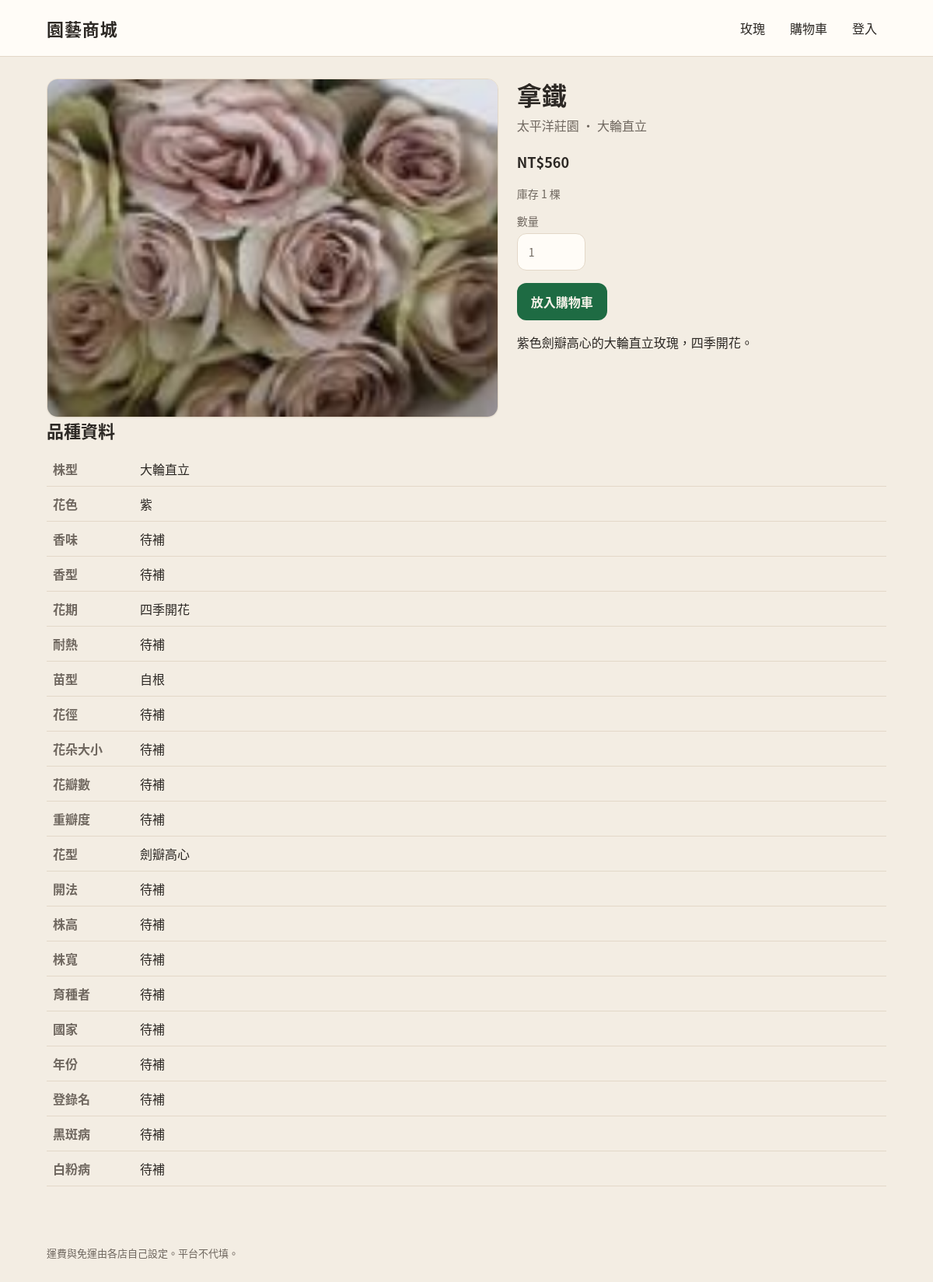
/product/367, run on an earlier commit of the app's database.
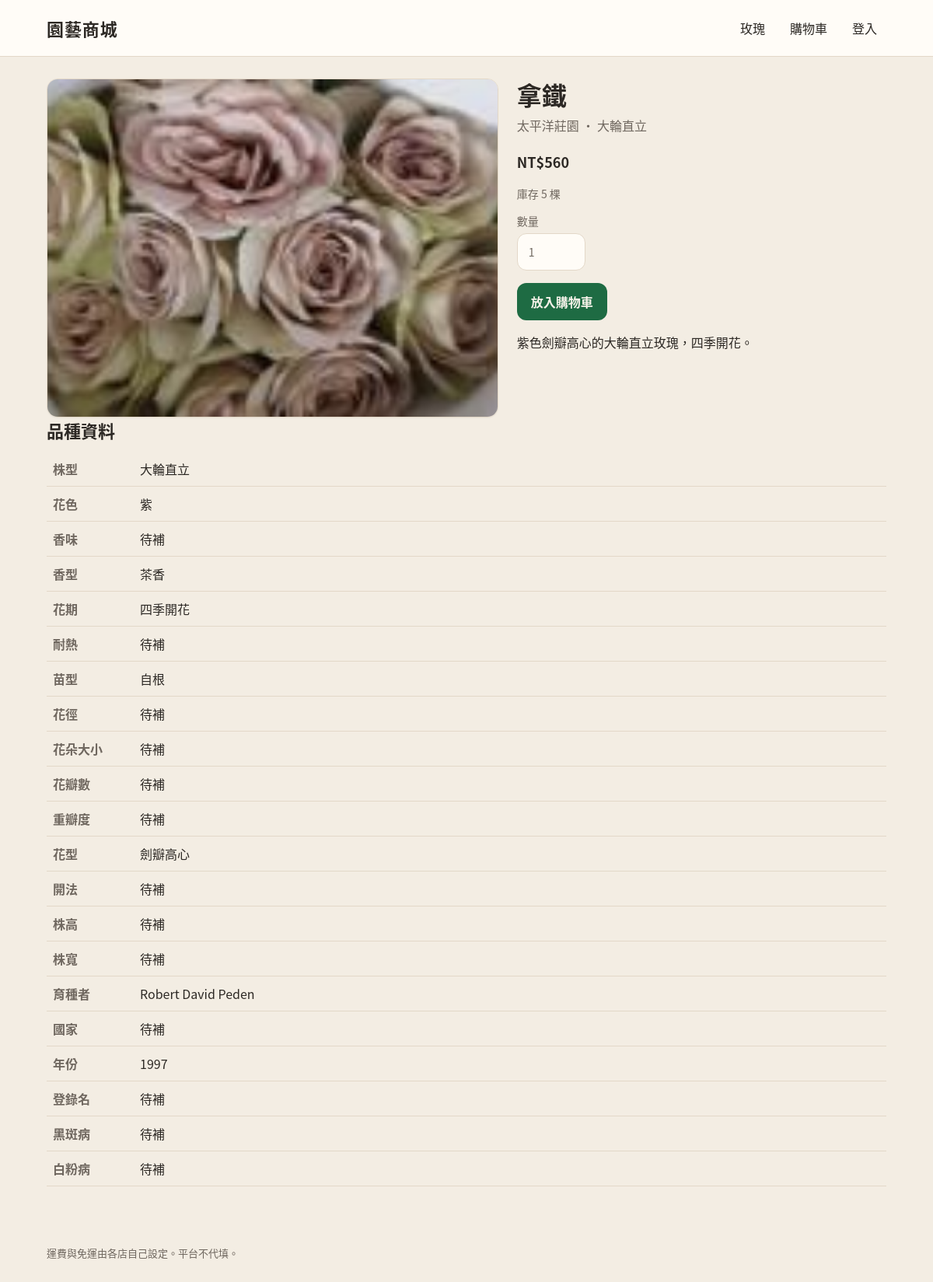
And on a later commit of the database.
### tables this page shows
CREATE TABLE products (
  id INTEGER PRIMARY KEY,
  vendor_id INTEGER NOT NULL,
  sku TEXT NOT NULL UNIQUE,
  name TEXT NOT NULL,
  description TEXT NOT NULL DEFAULT '',
  price_twd INTEGER NOT NULL DEFAULT 0,
  stock INTEGER NOT NULL DEFAULT 0,
  status TEXT NOT NULL,
  category_code TEXT NOT NULL DEFAULT '',
  listing_kind TEXT NOT NULL,
  rose_offer_id INTEGER,
  stock_gate TEXT NOT NULL DEFAULT 'released',
  vendor_edited INTEGER NOT NULL DEFAULT 0,
  photo TEXT NOT NULL DEFAULT '',
  specs_json TEXT NOT NULL DEFAULT '{}',
  created_at TEXT NOT NULL,
  FOREIGN KEY (vendor_id) REFERENCES vendors(id)
);

CREATE TABLE vendors (
  id INTEGER PRIMARY KEY,
  name TEXT NOT NULL,
  login TEXT NOT NULL UNIQUE,
  password_hash TEXT NOT NULL,
  shipping_fee_twd INTEGER,
  free_shipping_min_twd INTEGER,
  created_at TEXT NOT NULL
);

### src/bootstrap.php (called while the page is built, shortened)
<?php
function garden_root(): string
{
    return dirname(__DIR__);
}
function db_path(): string
{
    $env = getenv('GARDEN_DB');
    return $env !== false && $env !== '' ? $env : garden_root() . '/data/garden.sqlite';
}
function db(): PDO
{
    $path = db_path();
    $pdo = new PDO('sqlite:' . $path, null, null, [
        PDO::ATTR_ERRMODE => PDO::ERRMODE_EXCEPTION,
        PDO::ATTR_DEFAULT_FETCH_MODE => PDO::FETCH_ASSOC,
    ]);
    $pdo->exec('PRAGMA foreign_keys = ON');
    return $pdo;
}
function h(?string $value): string
{
    return htmlspecialchars((string) $value, ENT_QUOTES | ENT_SUBSTITUTE, 'UTF-8');
}
function money(int $n): string
{
    return 'NT$' . number_format($n);
}
function redact(string $text): string
{
    $text = preg_replace('/https?:\/\/\S+/u', '', $text) ?? $text;
    $text = preg_replace('/冬冬玫瑰園|冬冬玫瑰網|冬冬|dongdongs\.com|dongdongs/iu', '', $text) ?? $text;
    $text = preg_replace('/尚實園藝|尚實|shop2000\.com\.tw/iu', '', $text) ?? $text;
    $text = preg_replace('/玫瑰天地|四季有花玫瑰園|四季有花/u', '', $text) ?? $text;
    $text = preg_replace('/[ \t]{2,}/u', ' ', $text) ?? $text;
    return trim($text);
}
function categories(): array
{
    return [
        ['code' => 'HT', 'name' => '大輪直立', 'group' => '玫瑰', 'blurb' => ''],
        ['code' => 'FL', 'name' => '中輪豐花', 'group' => '玫瑰', 'blurb' => ''],
        ['code' => 'MIN', 'name' => '迷你', 'group' => '玫瑰', 'blurb' => ''],
        ['code' => 'SHR', 'name' => '灌木', 'group' => '玫瑰', 'blurb' => '英國玫瑰以育種者辨認，歸在灌木。'],
        ['code' => 'GC', 'name' => '地被', 'group' => '玫瑰', 'blurb' => ''],
        ['code' => 'CL', 'name' => '小型藤本', 'group' => '玫瑰', 'blurb' => '枝條較短，適合拱門與柱子，一般約可爬 2–3 公尺。'],
        ['code' => 'RA', 'name' => '蔓性藤本', 'group' => '玫瑰', 'blurb' => '枝條長而軟，適合籬笆與棚架整片披覆。'],
        ['code' => 'OGR', 'name' => '古典玫瑰', 'group' => '玫瑰', 'blurb' => ''],
        ['code' => 'SP', 'name' => '原種', 'group' => '玫瑰', 'blurb' => ''],
        ['code' => 'RS', 'name' => '砧木與繁殖材料', 'group' => '砧木與繁殖材料', 'blurb' => ''],
    ];
}
function category_name(string $code): string
{
    foreach (categories() as $cat) {
        if ($cat['code'] === $code) {
            return $cat['name'];
        }
    }
    return $code === '' ? PENDING : $code;
}
function current_user(): ?array
{
    return $_SESSION['user'] ?? null;
}
function public_specs(array $variety, array $offer): array
{
    $heat = $variety['heat_tw'];
    $class = $variety['class_main'];
    $classLabel = $class === PENDING ? PENDING : category_name($class);
    return [
        '株型' => $classLabel,
        '花色' => $variety['color_group'],
        '花色描述' => $variety['color_desc'],
        '香味' => $variety['fragrance'],
        '香型' => $variety['scent_type'],
        '花期' => trim(($variety['bloom_habit'] !== PENDING ? $variety['bloom_habit'] : '') . (($variety['bloom_months'] ?? PENDING) !== PENDING ? ' ' . $variety['bloom_months'] . '月' : '')) ?: PENDING,
        '耐熱' => $heat,
        '苗型' => $offer['seedling'] !== '' ? $offer['seedling'] : ($variety['seedling_types'] ?: PENDING),
        '花徑' => $variety['flower_dia_cm'] === PENDING ? PENDING : $variety['flower_dia_cm'] . ' 公分',
        '花朵大小' => $variety['flower_size'],
        '花瓣數' => $variety['petals'],
        '重瓣度' => $variety['doubleness'],
        '花型' => $variety['form'],
        '開法' => $variety['inflorescence'],
        '株高' => $variety['height_cm'] === PENDING ? PENDING : $variety['height_cm'] . ' 公分',
        '株寬' => $variety['width_cm'] === PENDING ? PENDING : $variety['width_cm'] . ' 公分',
        '育種者' => $variety['breeder'],
        '國家' => $variety['breeder_country'],
        '年份' => $variety['year'],
        '登錄名' => $variety['reg_name'],
        '黑斑病' => $variety['disease_bs'],
        '白粉病' => $variety['disease_pm'],
    ];
}
function product_by_id(int $id): ?array
{
    $stmt = db()->prepare(<<<'SQL'
SELECT p.id, p.vendor_id, p.sku, p.name, p.description, p.price_twd, p.stock, p.status,
       p.category_code, p.listing_kind, p.rose_offer_id, p.stock_gate, p.vendor_edited,
       p.photo, p.specs_json, p.created_at,
       v.name AS vendor_name,
       ro.seedling AS offer_seedling, ro.variety_id, ro.platform_stock, ro.offer_state, ro.photo AS offer_photo,
       rv.name_zh, rv.name_orig, rv.aliases, rv.reg_name, rv.class_main, rv.class_intl, rv.ogr_class,
       rv.series, rv.breeder, rv.breeder_country, rv.year, rv.color_group, rv.color_desc, rv.fragrance,
       rv.scent_type, rv.flower_dia_cm, rv.flower_size, rv.petals, rv.doubleness, rv.form, rv.inflorescence,
       rv.bloom_habit, rv.bloom_months, rv.height_cm, rv.width_cm, rv.growth_habit, rv.disease_bs, rv.disease_pm,
       rv.heat_tw, rv.heat_flag, rv.shade, rv.usda_zone, rv.uses, rv.thorns, rv.awards, rv.pvr, rv.seedling_types,
       rv.description AS variety_description, rv.listed
FROM products p
JOIN vendors v ON v.id = p.vendor_id
LEFT JOIN rose_offers ro ON ro.id = p.rose_offer_id
LEFT JOIN rose_varieties rv ON rv.id = ro.variety_id
WHERE p.id = ?
SQL);
    $stmt->execute([$id]);
    $row = $stmt->fetch();
    return $row;
}
function cart_items(): array
{
    return $_SESSION['cart'] ?? [];
}
function render(string $view, array $data = []): void
{
    $data['user'] = current_user();
    $data['cartCount'] = array_sum(cart_items());
    extract($data, EXTR_SKIP);
    include garden_root() . '/views/' . $view . '.php';
    $body = ob_get_clean();
    include garden_root() . '/views/layout.php';
}

### views/product.php (the view, shortened to what this page needs)
<?php
if (!empty($product['name_zh']) || !empty($product['class_main'])) {
    $specs = public_specs($product, ['seedling' => $product['offer_seedling'] ?? PENDING]);
} else {
    $specs = json_decode((string) ($product['specs_json'] ?? '{}'), true) ?: [];
}
$photo = $product['photo'] ?? '';
?>
<div class="layout-2">
  <div class="card">
    <div class="photo" style="aspect-ratio:4/3;<?= $photo ? "background-image:url('/" . h(ltrim($photo, '/')) . "')" : '' ?>">
    </div>
  </div>
  <div>
    <h1><?= h($product['name']) ?></h1>
    <p class="lede"><?= h($product['vendor_name']) ?> · <?= h(category_name((string) $product['category_code'])) ?></p>
    <p class="price"><?= money((int) $product['price_twd']) ?></p>
    <p class="meta">庫存 <?= (int) $product['stock'] ?> 棵</p>
    <?php if (($product['status'] ?? '') === '上架' && (int) $product['stock'] > 0): ?>
      <form method="post" action="/cart/add">
        <label class="f">數量
          <input class="qty" type="number" name="qty" min="1" max="<?= (int) $product['stock'] ?>" value="1">
        </label>
        <p><button class="btn" type="submit">放入購物車</button></p>
      </form>
    <?php else: ?>
      <p class="warn">目前不能購買。</p>
    <?php endif; ?>
    <?php if (!empty($product['description'])): ?>
      <p><?= nl2br(h(redact((string) $product['description']))) ?></p>
    <?php endif; ?>
  </div>
</div>
<?php if ($specs): ?>
  <h2>品種資料</h2>
  <table class="specs">
    <?php foreach ($specs as $label => $value): if ($label === '花色描述' && ($value === PENDING || $value === '')) continue; ?>
      <tr>
        <th><?= h($label) ?></th>
        <td><?= h((string) ($value === '' ? PENDING : $value)) ?></td>
      </tr>
    <?php endforeach; ?>
  </table>
<?php endif; ?>

### public/index.php (shortened to what this page needs)
<?php
require dirname(__DIR__) . '/src/bootstrap.php';
$path = parse_url($_SERVER['REQUEST_URI'] ?? '/', PHP_URL_PATH) ?: '/';
$path = rtrim($path, '/') ?: '/';
if (preg_match('#^/product/(\d+)$#', $path, $m)) {
    $product = product_by_id((int) $m[1]);
    render('product', ['title' => $product['name'], 'product' => $product]);
    exit;
}

### views/layout.php (shortened to what this page needs)
<!doctype html>
<html lang="zh-Hant">
<head>
  <link rel="stylesheet" href="/assets/app.css">
</head>
<body>
<header class="top">
  <div class="wrap">
    <a class="brand" href="/">園藝商城</a>
    <nav class="nav">
      <a href="/roses">玫瑰</a>
      <a href="/cart">購物車<?php if (!empty($cartCount)): ?>（<?= (int) $cartCount ?>）<?php endif; ?></a>
      <?php if (!empty($user) && $user['role'] === 'vendor'): ?>
        <a href="/vendor">店家</a>
      <?php elseif (!empty($user) && $user['role'] === 'admin'): ?>
        <a href="/admin/roses">玫瑰庫</a>
      <?php else: ?>
        <a href="/login">登入</a>
      <?php endif; ?>
    </nav>
  </div>
</header>
<main>
  <div class="wrap">
    <?= $body ?>
  </div>
</main>
<p class="foot wrap">運費與免運由各店自己設定。平台不代填。</p>
</body>
</html>

### public/assets/app.css (style rules this page uses)
:root { --cream: #f3ede3; --paper: #fffcf7; --ink: #2c2824; --muted: #6f675f; --line: #e3d8c8; --green: #1e6b43; --green-dark: #154e32; --warn: #8a3e2a; --shadow: 0 1px 0 rgba(44, 40, 36, 0.04); --radius: 14px; --gap: 16px; font-family: "Noto Sans CJK TC", "Noto Sans TC", "PingFang TC", "Microsoft JhengHei", sans-serif; }
* { box-sizing: border-box; }
html, body { margin: 0; padding: 0; background: var(--cream); color: var(--ink); }
body { min-height: 100vh; }
a { color: inherit; }
button, input, select, textarea { font: inherit; color: inherit; }
.wrap { width: min(1080px, calc(100% - 32px)); margin: 0 auto; }
.top { background: var(--paper); border-bottom: 1px solid var(--line); }
.top .wrap { display: flex; align-items: center; gap: 18px; min-height: 72px; }
.brand { font-size: 22px; font-weight: 700; text-decoration: none; letter-spacing: 0.04em; }
.nav { display: flex; gap: 8px; align-items: center; margin-left: auto; }
.nav a { text-decoration: none; padding: 8px 12px; border-radius: 999px; }
main { padding: 28px 0 64px; }
h1 { font-size: 32px; line-height: 1.25; margin: 0 0 8px; font-weight: 700; }
h2 { font-size: 22px; margin: 0 0 12px; }
.lede { color: var(--muted); margin: 0 0 20px; font-size: 16px; line-height: 1.6; }
.card { background: var(--paper); border: 1px solid var(--line); border-radius: var(--radius); box-shadow: var(--shadow); overflow: hidden; }
.photo { aspect-ratio: 1 / 1; background: #efe7da center/cover no-repeat; display: grid; place-items: center; }
.meta { color: var(--muted); font-size: 14px; line-height: 1.5; }
.price { font-size: 18px; font-weight: 700; margin-top: 8px; }
label.f { display: flex; flex-direction: column; gap: 6px; font-size: 14px; color: var(--muted); }
select, input[type="text"], input[type="password"], input[type="number"] { background: var(--paper); border: 1px solid var(--line); border-radius: 12px; padding: 12px 14px; min-height: 48px; }
.btn { display: inline-flex; align-items: center; justify-content: center; gap: 8px; background: var(--green); color: #f7f3ea; border: 0; border-radius: 12px; min-height: 48px; padding: 0 18px; text-decoration: none; font-weight: 700; cursor: pointer; }
.layout-2 { display: grid; grid-template-columns: 1.1fr 0.9fr; gap: 24px; }
.specs { width: 100%; border-collapse: collapse; }
.specs th, .specs td { text-align: left; padding: 10px 8px; border-bottom: 1px solid var(--line); vertical-align: top; }
.specs th { width: 7em; color: var(--muted); font-weight: 600; }
.foot { color: var(--muted); font-size: 13px; padding: 12px 0 28px; }
.qty { width: 88px; }

What changed in the data, as far as the page shows it:
changed products "拿鐵": stock "1" → "5"; qty "1" → (not shown)
Also different on the page:
form field qty: (not shown) → "1"
new list line: "香型 茶香"
new list line: "育種者 Robert David Peden"
new list line: "年份 1997"
list line gone: "香型 待補"
list line gone: "育種者 待補"
list line gone: "年份 待補"
